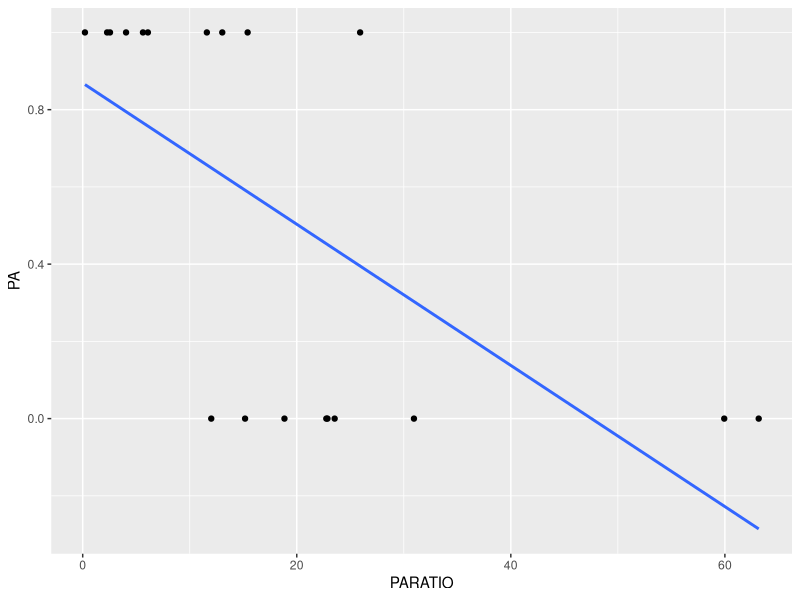
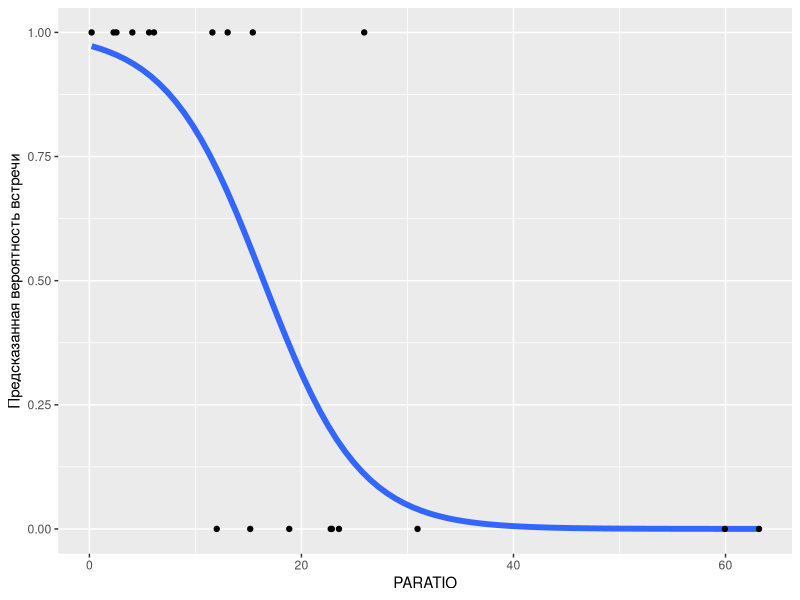
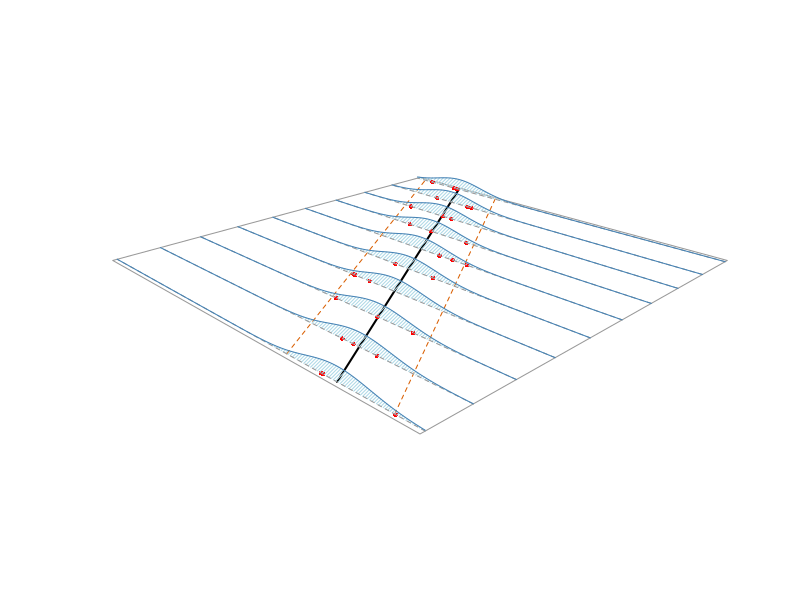
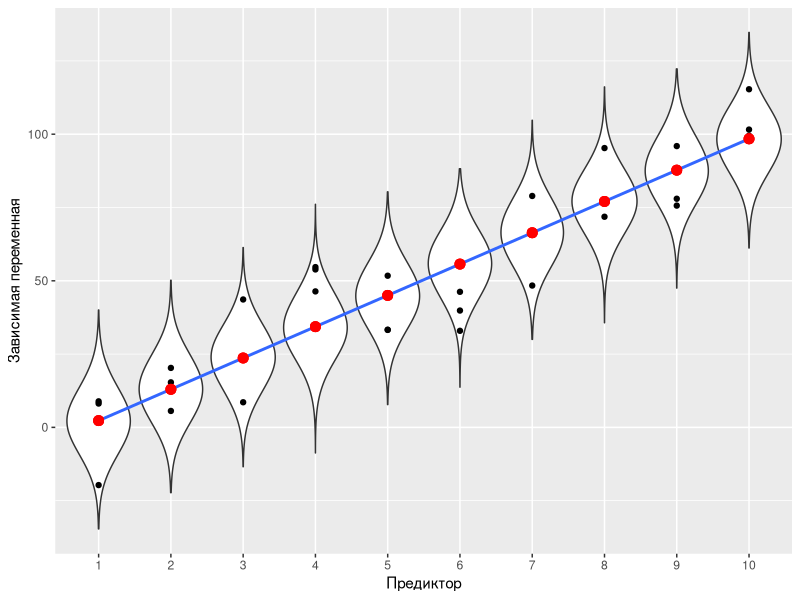
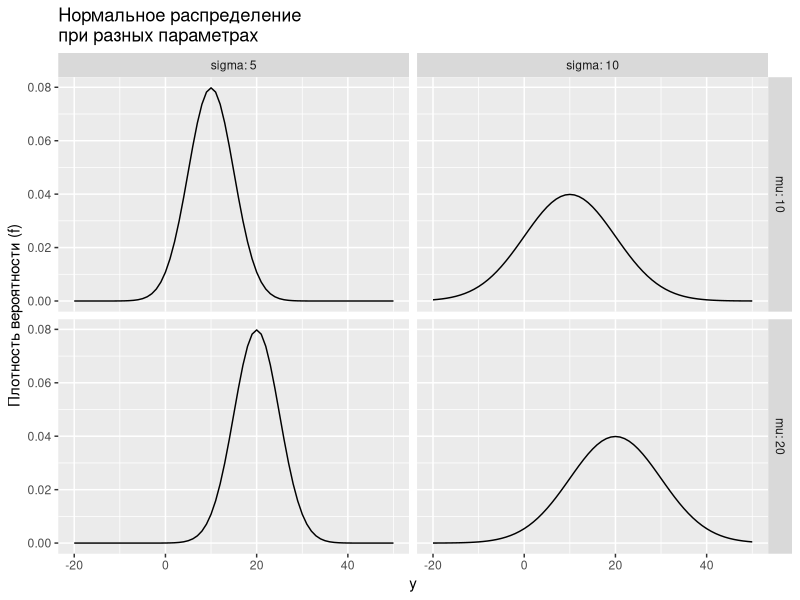
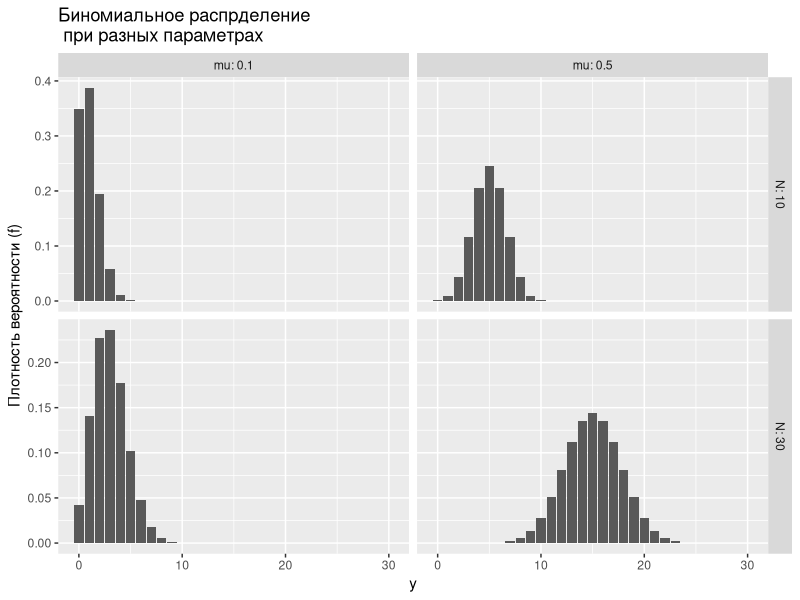
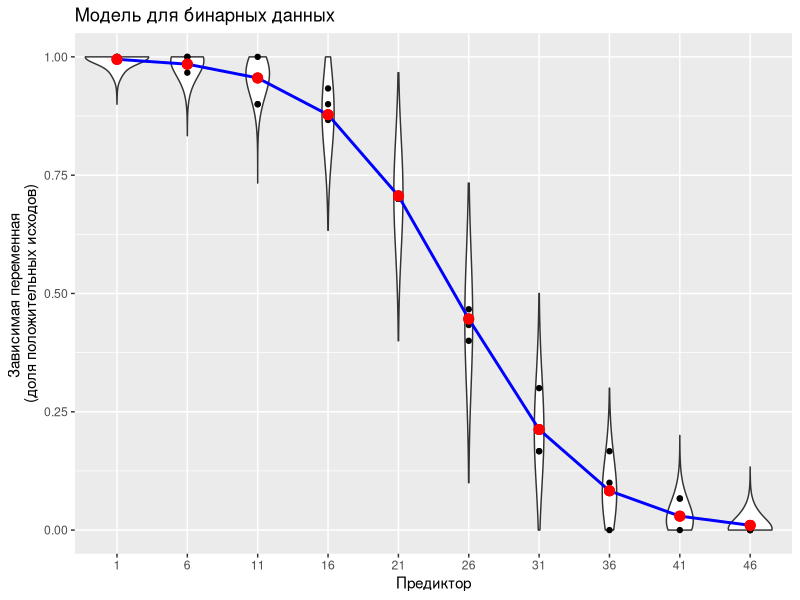
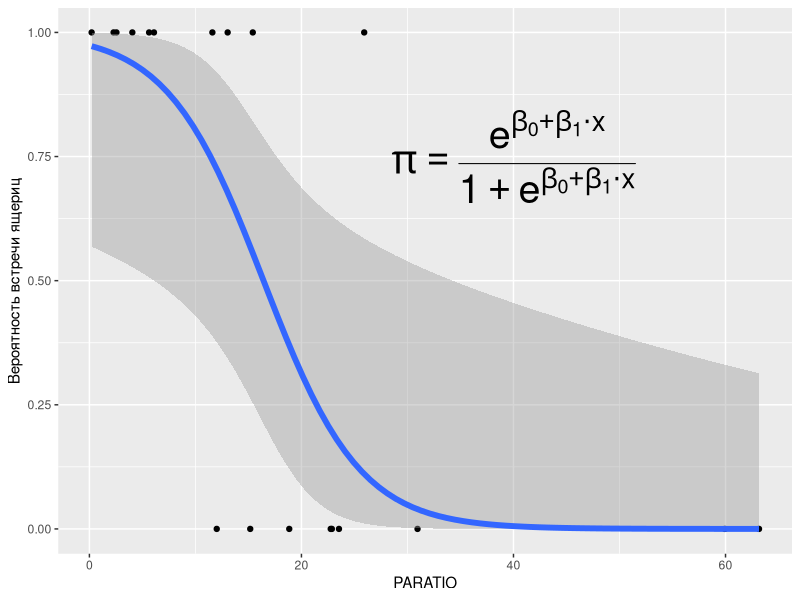

Recreate these plots in R, in order. (Note: this script raises an error after producing the figures.)
## ---- chunk 1
# output options
options(width = 70, scipen = 6, digits = 3)
library(knitr)
# chunk default options
opts_chunk$set(fig.align='center', tidy = FALSE, fig.width = 7, fig.height = 3, warning = FALSE, cache = FALSE)
## ---- chunk 2
liz <- read.csv("data/polis.csv")
head(liz)
## ---- chunk 3
library(ggplot2)

ggplot(liz, aes(x=PARATIO, y=PA)) + geom_point() + geom_smooth(method="lm", se=FALSE)
## ---- chunk 4
fit <- lm(PA ~ PARATIO, data = liz)
summary(fit)
## ---- chunk 5

ggplot(liz, aes(x=PARATIO, y=PA)) + geom_smooth(method="glm", method.args = list(family="binomial"), se=FALSE, size = 2) + ylab("Предсказанная вероятность встречи") + geom_point()
## ---- chunk 6
## Based on code by Arthur Charpentier:
## http://freakonometrics.hypotheses.org/9593
## TODO: wrap it into a function and adapt it for use with other distributions
## as Markus Gesmann has done here
## http://www.magesblog.com/2015/08/visualising-theoretical-distributions.html

n <- 2


xy <- data.frame(X = rep(1:10, 3))

xy$Y <- 10*xy$X + rnorm(30, 0, 15)

xy$predicted <- predict(lm(Y ~ X, data = xy))


# X <- sqrt(brain$MRINACount) 
# Y <- sqrt(brain$PIQ)

X <- xy$X
Y <- (xy$Y)


df <- data.frame(X , Y)

# regression
reggig <- glm(Y ~ X, data = df, family = gaussian(link = "identity"))

# empty plot
vX <- seq(min(X) - 0.1, max(X) + 0.1, length = n)
vY <- seq(min(Y) - 10, max(Y) + 10, length = n)
mat <- persp(x = vX, y = vY, z = matrix(0, n, n), 
             zlim = c(0, 0.1),
             theta =  - 45, phi = 20, expand = 0.1,
             ticktype  = "detailed",  box = FALSE, border = "gray60")

x <- seq(min(X), max(X), length = 501)

# expected values
C <- trans3d(x, predict(reggig, newdata = data.frame(X = x), type = "response"), rep(0, length(x)), mat)
lines(C, lwd = 2)

sdgig <- sqrt(summary(reggig)$dispersion)

# 1SD
y1 <- qnorm(.95, predict(reggig, newdata = data.frame(X = x), type = "response"),  sdgig)
C <- trans3d(x, y1, rep(0, length(x)), mat)
lines(C, lty = 2, col = "#d95f02")
y2 <- qnorm(.05, predict(reggig, newdata = data.frame(X = x), type = "response"),  sdgig)
C <- trans3d(x, y2, rep(0, length(x)), mat)
lines(C, lty = 2, col = "#d95f02")

# C <- trans3d(c(x, rev(x)), c(y1, rev(y2)), rep(0, 2 * length(x)), mat)
# polygon(C, border = NA, col = "yellow")

# data points
C <- trans3d(X, Y, rep(0, length(X)), mat)
points(C,  pch = 16, col = "red", cex = 0.6)

# density curves
n <- 10
vX <- seq(min(X), max(X), length = n)

mgig <- predict(reggig, newdata = data.frame(X = vX))

sdgig <- sqrt(summary(reggig)$dispersion)

for(j in n:1){
  stp <- 251
  x <- rep(vX[j], stp)
  y <- seq(min(min(Y) - 10, 
               qnorm(.05, 
                     predict(reggig, 
                             newdata = data.frame(X = vX[j]), 
                             type = "response"),  
                     sdgig)), 
           max(Y) + 10, 
           length = stp)
  z0 <- rep(0, stp)
  z <- dnorm(y,  mgig[j],  sdgig)
  C <- trans3d(c(x, x), c(y, rev(y)), c(z, z0), mat)
  polygon(C, border = NA, col = "light blue", density = 40)
  C <- trans3d(x, y, z0, mat)
  lines(C, lty = 2, col = "grey60")
  C <- trans3d(x, y, z, mat)
  lines(C, col = "steelblue")
}

## ---- chunk 7

# xy <- data.frame(X = rep(1:10, 3))
# xy$Y <- 10*xy$X + rnorm(30, 0, 10)
# xy$predicted <- predict(lm(Y ~ X, data = xy))
# 

rand_df <- matrix(rep(NA,100000), ncol = 10)
for(i in 1:10) rand_df[,i] <- rnorm(10000, xy$predicted[i], 10)

rand_df <- data.frame(X = rep(xy$X, each = 10000), Y = as.vector(rand_df))



ggplot(xy, aes(x = X, y = Y)) + geom_violin(data = rand_df, aes(x = factor(X)), adjust = 5 ) + geom_point() + geom_smooth(method = "lm", se = F) + geom_point(data = xy, aes(x = X, y = predicted), color = "red", size = 3) + labs(x = "Предиктор", y = "Зависимая переменная") 
## ---- chunk 8
library(ggplot2)
mu1 <- 10
mu2 <- 20
sigma1 <- 5
sigma2 <- 10
y <- -20:50
pi <- data.frame(y = rep(y, 4), pi = c(dnorm(y, mu1, sigma1), dnorm(y, mu1, sigma2), dnorm(y, mu2, sigma1), dnorm(y, mu2, sigma2)), mu = rep(c(mu1, mu2), each = 2*length(y)), sigma = rep(c(sigma1, sigma2, sigma1, sigma2), each = length(y)) )

ggplot(pi, aes(x = y, y = pi)) + geom_line(stat = "identity") + facet_grid(mu~sigma, labeller = label_both, scales = "free_y") + ggtitle("Нормальное распределение \nпри разных параметрах") + ylab("Плотность вероятности (f)")

## ---- chunk 9
mu1 <- 0.1
mu2 <- 0.5
N1 <- 10
N2 <- 30

y <-seq(0, 30, 1)

pi <- data.frame(y = rep(y, 4), pi = c(dbinom(y, size = N1, prob = mu1), dbinom(y,  size = N2, prob = mu1), dbinom(y,  size = N1, prob = mu2), dbinom(y,  size = N2, prob = mu2)),  mu = rep(c(mu1, mu2), each = 2*length(y)), N = rep(c(N1, N2, N1, N2), each = length(y)))

ggplot(pi, aes(x = y, y = pi)) + geom_bar(stat = "identity") + facet_grid(N~mu,  scales = "free_y", labeller = label_both) + ggtitle("Биномиальное распрделение \n при разных параметрах") + ylab("Плотность вероятности (f)")

## ---- chunk 10

xy <- data.frame(X = rep(seq(1,50, 5), 3))
p <- -0.2*xy$X + 5
p <- exp(p) / (1 + exp(p))

Size = length(xy$X)

xy$Y <- rbinom(30, Size, p)/Size

Mod <- glm(Y ~ X, data = xy, family = "binomial")



xy$predicted <- predict(Mod, type = "response")


rand_df <- matrix(rep(NA,100000), ncol = 10)



for(i in 1:10) rand_df[,i] <- rbinom(10000, Size, xy$predicted[i]) / Size

rand_df <- data.frame(X = rep(xy$X, each = 10000), Y = as.vector(rand_df))

pred_df <- data.frame(X = unique(xy$X))
pred_df$predicted <- predict(Mod, type = "response", newdata = pred_df)

    ggplot(data = xy, aes(x = factor(X), y = Y)) + geom_violin(data = rand_df, aes(x = factor(X)), adjust = 10) + geom_point(data = xy, aes(x = factor(X), y = Y)) + geom_path(data = pred_df, aes(x = factor(X), y = predicted, group = 1), color = "blue", size = 1) + geom_point(data = xy, aes(x = factor(X), y = predicted), color = "red", size = 3) + labs(x = "Предиктор", y = "Зависимая переменная \n(доля положительных исходов)") + ggtitle("Модель для бинарных данных") 

## ---- chunk 11
liz_model <- glm(PA ~ PARATIO , family="binomial", data = liz)
summary(liz_model)
## ---- chunk 12
summary(liz_model)
## ---- chunk 13
(Dev_resid <- -2*as.numeric(logLik(liz_model))) #Остаточная девианса

(Dev_nul <- -2*as.numeric(logLik(update(liz_model, ~-PARATIO)))) #Нулевая девианса
## ---- chunk 14
(G2 <- Dev_nul - Dev_resid)
## ---- chunk 15
#Остаточная девианса
Dev_resid <- -2*as.numeric(logLik(liz_model)) 

#Нулевая девианса
Dev_nul <- -2*as.numeric(logLik(update(liz_model, ~-PARATIO)))

# Значение критерия 
(G2 <- Dev_nul - Dev_resid)

(p_value <- 1 - pchisq(G2, df = 1))

## ---- chunk 16
library(car)
Anova(liz_model)


## ---- chunk 17
coef(liz_model)
## ---- chunk 18
exp(coef(liz_model)[2])
## ---- chunk 19
ggplot(liz, aes(x=PARATIO, y=PA)) + geom_point() + geom_smooth(method="glm", method.args = list(family="binomial"), se=TRUE, size = 2) + ylab("Вероятность встречи ящериц") + annotate("text", x=40, y=0.75, parse=TRUE, label = "pi == frac(e ^ {beta[0]+beta[1] %.% x}, 1 + e ^ {beta[0]+beta[1] %.% x})", size = 10)
## ---- chunk 20
confint(liz_model) # для логитов
exp(confint(liz_model)) # для отношения шансов 

## ---- chunk 21
MyData <- data.frame(PARATIO = 
        seq(min(liz$PARATIO), max(liz$PARATIO)))

MyData$Predicted <- predict(liz_model, 
                            newdata = MyData, 
                            type = "response")

ggplot(MyData, aes(x = PARATIO, y = Predicted)) + 
  geom_line(size=2, color = "blue") + 
  xlab("Отношение периметра к площади") + 
  ylab ("Вероятность") + 
  ggtitle("Вероятность встречи ящериц")

## ---- chunk 22
# Создаем искуственный набор данных
MyData <- data.frame(PARATIO = seq(min(liz$PARATIO), max(liz$PARATIO)))

# Формируем модельную матрицу для искуственно созданных данных
X <- model.matrix( ~ PARATIO, data = MyData)

## ---- chunk 23
# Вычисляем параметры подобранной модели и ее матрицу ковариаций
betas    <- coef(liz_model) # Векор коэффицентов
Covbetas <- vcov(liz_model) # Ковариационная матрица

# Вычисляем предсказанные значения, перемножая модельную матрицу на вектор 
# коэффициентов
MyData$eta <- X %*% betas
## ---- chunk 24
# Переводим предсказанные значения из логитов в вероятности
MyData$Pi  <- exp(MyData$eta) / (1 + exp(MyData$eta))

## ---- chunk 25
# Вычисляем стандартные отшибки путем перемножения матриц
  MyData$se <- sqrt(diag(X %*% Covbetas %*% t(X)))

# Вычисляем доверительные интервалы
MyData$CiUp  <- exp(MyData$eta + 1.96 *MyData$se) / 
  (1 + exp(MyData$eta  + 1.96 *MyData$se))

MyData$CiLow  <- exp(MyData$eta - 1.96 *MyData$se) / 
  (1 + exp(MyData$eta  - 1.96 *MyData$se))


## ---- chunk 26
ggplot(MyData, aes(x = PARATIO, y = Pi)) + 
  geom_line(aes(x = PARATIO, y = CiUp), 
            linetype = 2, size = 1) + 
  geom_line(aes(x = PARATIO, y = CiLow), 
            linetype = 2, size = 1) + 
  geom_line(color = "blue", size=2) + 
  ylab("Вероятность встречи")
## ---- chunk 27
E <- resid(liz_model, type = "pearson") #Пирсоновские остатки
p <- length(coef(liz_model)) #число параметров в модели  
df <-   nrow(model.frame(liz_model)) - p #число степеней свободы
Overdisp <- sum(E^2) / df

Overdisp
## ---- chunk 28

library(ggplot2)
liz_mod_diagn <- fortify(liz_model)
ggplot(liz_mod_diagn, aes(x = .fitted, y = .stdresid)) + geom_point()
## ---- chunk 29
library(dplyr)
liz_mod_diagn$group <- ntile(liz_mod_diagn$.fitted, 8)

resi_and_fit <- liz_mod_diagn %>%  group_by(group) %>%  summarise(mean_fit = mean(.fitted), mean_res = mean(.stdresid))

qplot(resi_and_fit$mean_fit, resi_and_fit$mean_res ) + geom_smooth(method = "lm")


## ---- chunk 30
surviv <- read.table("data/ICU.csv", header=TRUE, sep=";")
head(surviv)
## ---- chunk 31
surviv$PO2 <- factor(surviv$PO2)
surviv$PH <- factor(surviv$PH)
surviv$PCO <- factor(surviv$PCO)
surviv$BIC <- factor(surviv$BIC)
surviv$CRE <- factor(surviv$CRE)
surviv$LOC <- factor(surviv$LOC)
## ---- chunk 32
M1 <- glm(STA ~ ., family = "binomial", data = surviv)
summary(M1)
## ---- chunk 33
Anova(M1)

## ---- chunk 34
drop1(M1, test = "Chi")
M2 <- update(M1, .~.-CRE)
## ---- chunk 35
drop1(M2, test = "Chi")
M3 <- update(M2, .~.-CRN)
## ---- chunk 36
drop1(M3, test = "Chi")
M4 <- update(M3, .~.-INF)
## ---- chunk 37
drop1(M4, test = "Chi")
M5 <- update(M4, .~.-BIC)
## ---- chunk 38
drop1(M5, test = "Chi")
M6 <- update(M5, .~.-PO2)
## ---- chunk 39
drop1(M6, test = "Chi")
M7 <- update(M6, .~.-HRA)
## ---- chunk 40
drop1(M7, test = "Chi")
M8 <- update(M7, .~.-SER)
## ---- chunk 41
drop1(M8, test = "Chi")
M9 <- update(M8, .~.-FRA)
## ---- chunk 42
drop1(M9, test = "Chi")
M10 <- update(M9, .~.-RAC)
## ---- chunk 43
drop1(M10, test = "Chi")
M11 <- update(M10, .~.-SEX)
## ---- chunk 44
drop1(M11, test = "Chi")
M12 <- update(M11, .~.-CPR)
## ---- chunk 45
drop1(M12, test = "Chi")
M13 <- update(M12, .~.-PRE)
## ---- chunk 46
drop1(M13, test = "Chi")
M14 <- update(M13, .~.-PH)
## ---- chunk 47
drop1(M14, test = "Chi")
M15 <- update(M14, .~.-PCO)
## ---- chunk 48
drop1(M15, test = "Chi")
## ---- chunk 49
anova(M1, M15, test = "Chi")
## ---- chunk 50
M15_diag <- data.frame(.fitted = predict(M15), 
    .pears_resid = residuals(M15, type = "pearson"))

M15_diag$group <- ntile(M15_diag$.fitted, 10)


resi_and_fit <- M15_diag %>%  group_by(group) %>%  summarise(mean_fit = mean(.fitted), mean_res = mean(.pears_resid))

qplot(resi_and_fit$mean_fit, resi_and_fit$mean_res ) + geom_smooth(method = "lm")

## ---- chunk 51
E <- resid(M15, type = "pearson") #Пирсоновские остатки
p <- length(coef(M15)) #число параметров в модели  
df <-   nrow(model.frame(M15)) - p #число степеней свободы
Overdisp <- sum(E^2) / df

Overdisp
## ---- chunk 52
exp(coef(M15)[3])
## ---- chunk 53
MyData = expand.grid(AGE = seq(min(surviv$AGE), max(surviv$AGE), 1), CAN = levels(surviv$CAN),  SYS = seq(min(surviv$SYS), max(surviv$SYS), 10),  LOC =  levels(surviv$LOC), TYP = "Emergency") 

MyData$Predicted <- predict(M15, newdata = MyData, type = "response")



ggplot(MyData, aes(x=SYS, y = Predicted, color = AGE, group = AGE)) + geom_line() + facet_grid(LOC~ CAN, labeller = label_both) + scale_color_gradient(low = "green",  high = "red") + labs(label = list(x = "Давление в момент реанимации (SYS)", y = "Вероятность гибели", color = "Возраст", title = "Предсказания модели"))


